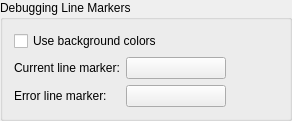
    <widget class="QGroupBox" name="groupBox_2">
     <property name="title">
      <string>Debugging Line Markers</string>
     </property>
     <layout class="QGridLayout" name="gridLayout_10">
      <item row="1" column="0">
       <widget class="QLabel" name="TextLabel3_2_2">
        <property name="text">
         <string>Current line marker:</string>
        </property>
       </widget>
      </item>
      <item row="1" column="1">
       <widget class="QPushButton" name="currentLineMarkerButton">
        <property name="minimumSize">
         <size>
          <width>100</width>
          <height>0</height>
         </size>
        </property>
        <property name="toolTip">
         <string>Select the color for the current line marker.</string>
        </property>
        <property name="text">
         <string/>
        </property>
       </widget>
      </item>
      <item row="0" column="0" colspan="4">
       <widget class="QCheckBox" name="debugMarkerBackgroundCheckBox">
        <property name="toolTip">
         <string>Select to indicate the debug markers using colored line backgrounds, arrow indicators otherwise</string>
        </property>
        <property name="text">
         <string>Use background colors</string>
        </property>
       </widget>
      </item>
      <item row="2" column="0">
       <widget class="QLabel" name="TextLabel4_2_2">
        <property name="text">
         <string>Error line marker:</string>
        </property>
       </widget>
      </item>
      <item row="1" column="2">
       <spacer name="horizontalSpacer_11">
        <property name="orientation">
         <enum>Qt::Horizontal</enum>
        </property>
        <property name="sizeHint" stdset="0">
         <size>
          <width>40</width>
          <height>20</height>
         </size>
        </property>
       </spacer>
      </item>
      <item row="2" column="1">
       <widget class="QPushButton" name="errorMarkerButton">
        <property name="minimumSize">
         <size>
          <width>100</width>
          <height>0</height>
         </size>
        </property>
        <property name="toolTip">
         <string>Select the color for the error line marker.</string>
        </property>
        <property name="text">
         <string/>
        </property>
       </widget>
      </item>
     </layout>
    </widget>
